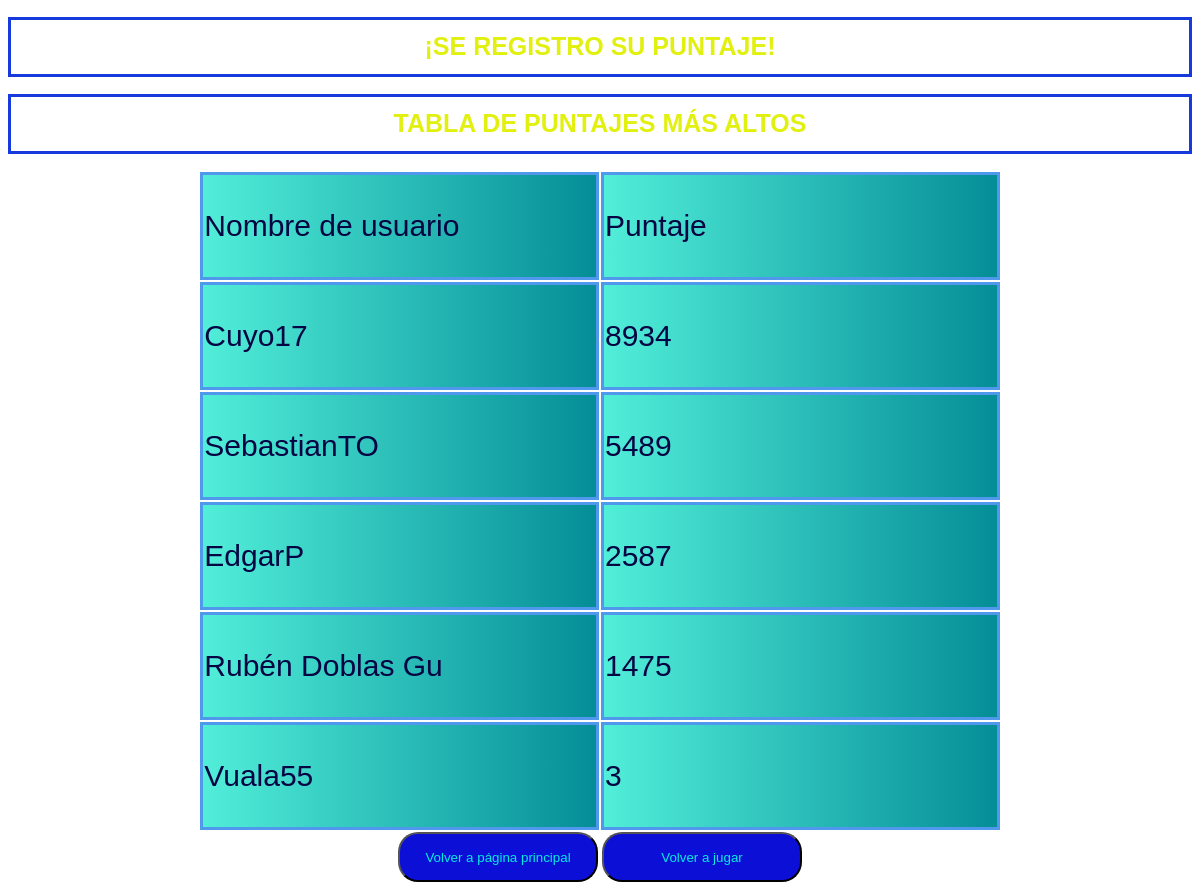
Screenshot of /registropuntajeimparnl1.php with the database file from the repository.
### tables this page shows
CREATE TABLE `puntajejuegosimpares` (
  `id_juegosimpares` int(10) NOT NULL,
  `id_registro` int(5) NOT NULL,
  `num_impares_pun_nl1` int(10) NOT NULL,
  `num_impares_pun_nl2` int(10) NOT NULL,
  `num_impares_pun_nl3` int(10) NOT NULL
);

CREATE TABLE `registrodecuentas` (
  `id_registro` int(10) NOT NULL,
  `usuario` varchar(15) NOT NULL,
  `id_cargo` int(1) NOT NULL
);

### registropuntajeimparnl1.php (the view, shortened to what this page needs)
<!DOCTYPE html>
<html lang="en">
<head>
    <link rel="stylesheet" href="registropung.css">
</head>
<body >
      <center><h1>¡Se registro su puntaje!</h1>
        <h1>Tabla de puntajes más altos</h1>
    <table>
        <tr>
        <td class=d>Nombre de usuario</td>
        <td class=d>Puntaje</td>
    </tr>
    <?php
    $server = "localhost";
    $db = "fasternumber";
    $user = "root";
    $pass = "1234";
    $connexion = mysqli_connect($server, $user, $pass,$db);
        ?><h1><?php echo "no conecto";?></h1>
        <?php
    mysqli_select_db($connexion, $db) or die("no");
    mysqli_set_charset($connexion, "utf8");
    $instru_SQL = "SELECT registrodecuentas.usuario,puntajejuegosimpares.num_impares_pun_nl1 From registrodecuentas,puntajejuegosimpares where registrodecuentas.id_registro=puntajejuegosimpares.id_registro order by puntajejuegosimpares.num_impares_pun_nl1  desc ;";
    $re=mysqli_query($connexion,$instru_SQL);
    if($re){
        while($reg=mysqli_fetch_array($re)){
            ?>
        <tr>
        <td class=d><?php echo $nombre=$reg['usuario'];?></td>
        <td class=d><?php echo $contra=$reg['num_impares_pun_nl1'];?></td>
        </tr>
    <?php }
    }
    ?>
    </table>
    <input type=button value="Volver a página principal" class=botones onclick="top.juego.location='bienvenida.html'">
    <input type=button value="Volver a jugar" class=botones onclick="top.juego.location='juegoimparnl1.html'"></center>
</body>
</html>

### registropung.css (style rules this page uses)
body { background:url(Pjeh.gif); background-repeat:no-repeat; background-size:100% 100% ; }
h1 { color:rgb(225, 240, 15); font-size: 25px; font-family:Verdana, Geneva, Tahoma, sans-serif; text-transform: uppercase; padding: 0.5em; border: solid; border-color:rgb(22, 58, 219) ; }
.botones { width: 200px; height: 50px; background-color: rgb(12, 15, 214); color: rgb(5, 236, 224); font-family: Verdana, Geneva, Tahoma, sans-serif; cursor: pointer; border-radius: 20px; text-decoration: none; text-decoration-line: none; }
.d { background: linear-gradient(to right, rgb(81, 238, 217), rgb(5, 141, 151)); color: rgb(4, 5, 66); border: solid; font-family: Arial, Helvetica, sans-serif; border-color: rgb(80, 152, 235); width: 33%; height: 100px; font-size: 30px; }

### rows the page displays
puntajejuegosimpares: id_registro.usuario "Cuyo17", num_impares_pun_nl1 "8934"
puntajejuegosimpares: id_registro.usuario "SebastianTO", num_impares_pun_nl1 "5489"
puntajejuegosimpares: id_registro.usuario "EdgarP", num_impares_pun_nl1 "2587"
puntajejuegosimpares: id_registro.usuario "Rubén Doblas Gu", num_impares_pun_nl1 "1475"
puntajejuegosimpares: id_registro.usuario "Vuala55", num_impares_pun_nl1 "3"
